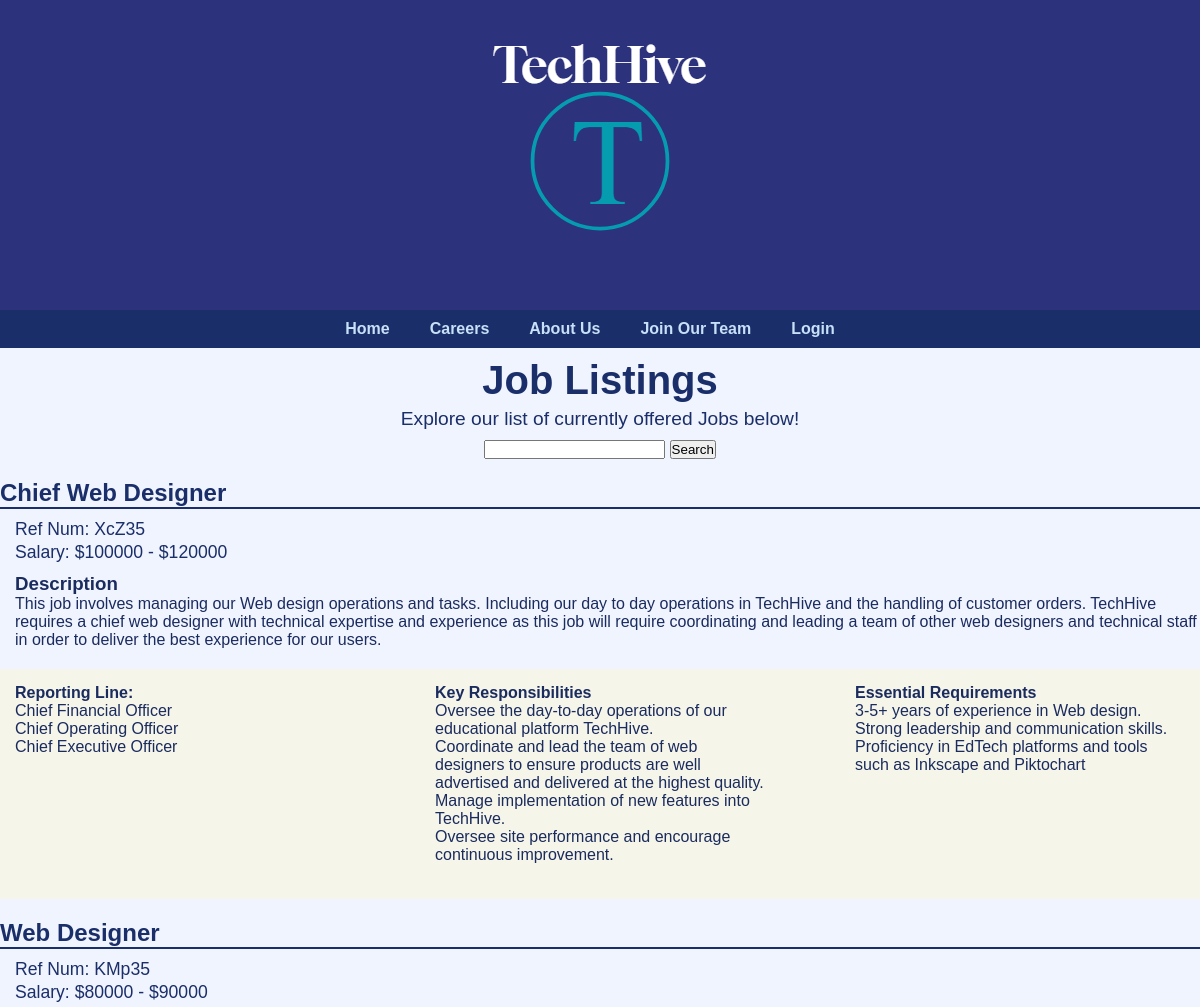
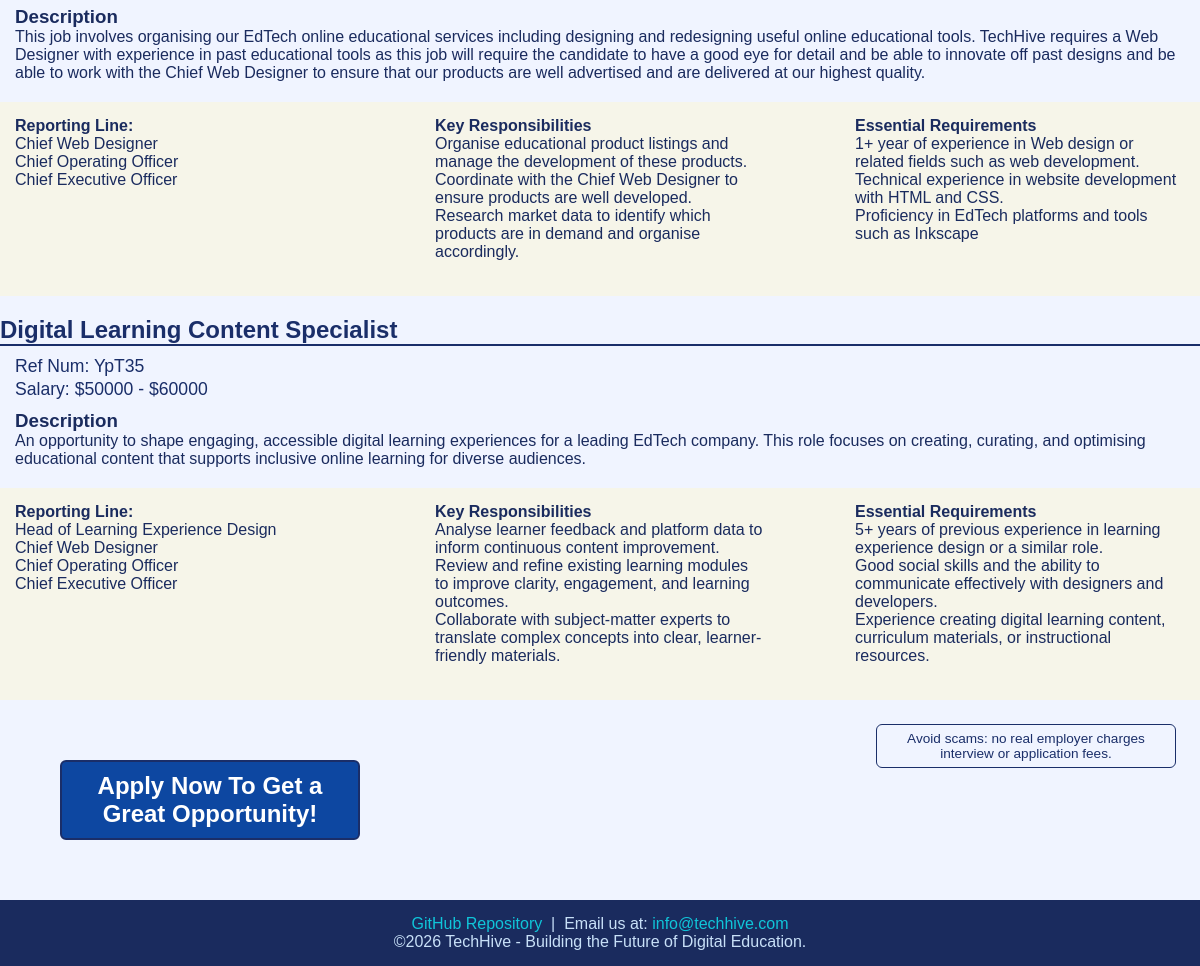
/jobs.php, run on the app's committed database (2 pictures, top to bottom).
### tables this page shows
CREATE TABLE `jobs_information` (
  `job_id` int(11) NOT NULL,
  `ref_num` varchar(10) NOT NULL,
  `title` varchar(100) NOT NULL,
  `salary_min` int(11) NOT NULL,
  `salary_max` int(11) NOT NULL,
  `description` text NOT NULL,
  `reporting_line` text NOT NULL,
  `key_responsibilities` text NOT NULL,
  `essential_requirements` text NOT NULL
);

### jobs.php (the view, shortened to what this page needs)
<!DOCTYPE html>
<html lang="en">
<head>
    <link rel="stylesheet" href="styles/pagestyle.css">
    <link rel="stylesheet" href="styles/jobs-layout.css">
</head>
<body>
    <?php include 'extrafiles/header.inc';
    include 'extrafiles/nav.inc';
    ?>
<section id="job-listings-header">
    <h3>Job Listings</h3>
</section>
<section id="job-listings-text">
    <h3>Explore our list of currently offered Jobs below!</h3>
</section>
<form method="get" action="jobs.php" style="text-align:center; margin-bottom:20px;">
    <input type="text" name="search" id="search">
    <input type="submit" value="Search">
</form>
<?php
require_once "extrafiles/settings.php";
$conn = new mysqli($host, $user, $pwd, $sql_db);
if (isset($_GET['search'])) {
    $search = $_GET['search'];
} else {
    $search = '';
}
if ($search !== '') {
    $search = $conn->real_escape_string($search);
    $query = "SELECT * FROM jobs_information
              WHERE title LIKE '%$search%'
              OR description LIKE '%$search%'
              OR reporting_line LIKE '%$search%'
              OR key_responsibilities LIKE '%$search%'
              OR essential_requirements LIKE '%$search%'";
} else {
    $query = "SELECT * FROM jobs_information";
}
$result = $conn->query($query);
while ($job = $result->fetch_assoc()) {
echo '
<section class="title-section">
    <h1>' . $job['title'] . '</h1>
    <h2>Ref Num: ' . $job['ref_num'] . '</h2>
    <h2 class="salary">Salary: $' . $job['salary_min'] . ' - $' . $job['salary_max'] . '</h2>
</section>
<section class="job-description">
    <h3>Description</h3>
    <p>' . $job['description'] . '</p>
</section>
<div class="job-info-flex-container">
    <section class="reporting-line">
        <h4>Reporting Line:</h4>
        <p>' . str_replace(";", "<br>", $job["reporting_line"]) . '</p>
    </section>
    <section class="key-responsibilities">
        <h4>Key Responsibilities</h4>
        <p>' . str_replace(";", "<br>", $job["key_responsibilities"]) . '</p>
    </section>
    <section class="essential-requirements">
        <h4>Essential Requirements</h4>
        <p>' . str_replace(";", "<br>", $job["essential_requirements"]) . '</p>
    </section>
</div>
';
}
?>
    <div id="apply-now">
        <a href="apply.php" target="_self">Apply Now To Get a Great Opportunity!</a>
    </div>
    <aside><p>Avoid scams: no real employer charges interview or application fees.</p></aside>
    <?php include 'extrafiles/footer.inc'; ?>
</body>

### styles/pagestyle.css (style rules this page uses)
* { box-sizing: border-box; margin: 0; padding: 0; }
body { font-family: Arial, sans-serif; background-color: #f0f4ff; color: #1a2b5e; }

### styles/jobs-layout.css (style rules this page uses)
h1 { color: #1a2e69; margin-bottom: 10px; margin-top : 20px; border-bottom: 2px solid #1a2e69; }
h2, #salary { color: #1a2e69; font-size: 1.1rem; font-weight: 500; margin-top: 2px; margin-bottom: 2px; margin-left: 15px; }
.salary { font-size: 1.1rem; margin-bottom: 10px; }
#job-listings-header h3 { font-size: 2.5rem; font-weight: bold; color: #1a2e69; text-align: center; margin-top: 10px; margin-bottom: 5px; }
#job-listings-text h3 { font-size: 1.2rem; font-weight: 500; color: #1a2e69; text-align: center; margin-bottom: 10px; }
.job-description { margin-left: 15px; margin-bottom: 20px; }
.job-info-flex-container { display: flex; justify-content: space-between; background-color: #f6f5e9; }
.reporting-line, .key-responsibilities, .essential-requirements { padding: 15px; margin-bottom: 20px; width: 30%; }
aside { float: right; width: 25%; margin: 2%; padding: 6px; color: #1a2e69; text-align: center; border-radius: 6px; font-size: 0.85rem; border: 1px solid #1a2e69; }

### jobs.php (style rules this page uses)
#apply-now { float: left; width: 25%; margin: 5%; padding: 10px; border: 2px solid #1a2e69; background-color: #0d47a1; color: #ffffff; text-decoration: none; font-size: 1.5em; font-weight: bold; text-align: center; border-radius: 6px; }
#apply-now a { color: #ffffff; text-decoration: none; display: block; }

### data on the page
jobs_information: title "Chief Web Designer", ref_num "XcZ35", salary_min "100000", salary_max "120000", description "This job involves managing our Web design operations and tasks. Including our day to day operations in TechHive and the handling of customer orders. TechHive requires a chief web designer with technical expertise and experience as this job will require coordinating and leading a team of other web designers and technical staff in order to deliver the best experience for our users.", reporting_line "Chief Financial Officer Chief Operating Officer Chief Executive Officer", key_responsibilities "Oversee the day-to-day operations of our educational platform TechHive. Coordinate and lead the team of web designers to ensure products are well advertised and delivered at the highest quality. Manage implementation of new features into TechHive. Oversee site performance and encourage continuous improvement.", essential_requirements "3-5+ years of experience in Web design. Strong leadership and communication skills. Proficiency in EdTech platforms and tools such as Inkscape and Piktochart"
jobs_information: title "Web Designer", ref_num "KMp35", salary_min "80000", salary_max "90000", description "This job involves organising our EdTech online educational services including designing and redesigning useful online educational tools. TechHive requires a Web Designer with experience in past educational tools as this job will require the candidate to have a good eye for detail and be able to innovate off past designs and be able to work with the Chief Web Designer to ensure that our products are well advertised and are delivered at our highest quality.", reporting_line "Chief Web Designer Chief Operating Officer Chief Executive Officer", key_responsibilities "Organise educational product listings and manage the development of these products. Coordinate with the Chief Web Designer to ensure products are well developed. Research market data to identify which products are in demand and organise accordingly.", essential_requirements "1+ year of experience in Web design or related fields such as web development. Technical experience in website development with HTML and CSS. Proficiency in EdTech platforms and tools such as Inkscape"
jobs_information: title "Digital Learning Content Specialist", ref_num "YpT35", salary_min "50000", salary_max "60000", description "An opportunity to shape engaging, accessible digital learning experiences for a leading EdTech company. This role focuses on creating, curating, and optimising educational content that supports inclusive online learning for diverse audiences.", reporting_line "Head of Learning Experience Design Chief Web Designer Chief Operating Officer Chief Executive Officer", key_responsibilities "Analyse learner feedback and platform data to inform continuous content improvement. Review and refine existing learning modules to improve clarity, engagement, and learning outcomes. Collaborate with subject-matter experts to translate complex concepts into clear, learner-friendly materials.", essential_requirements "5+ years of previous experience in learning experience design or a similar role. Good social skills and the ability to communicate effectively with designers and developers. Experience creating digital learning content, curriculum materials, or instructional resources."
